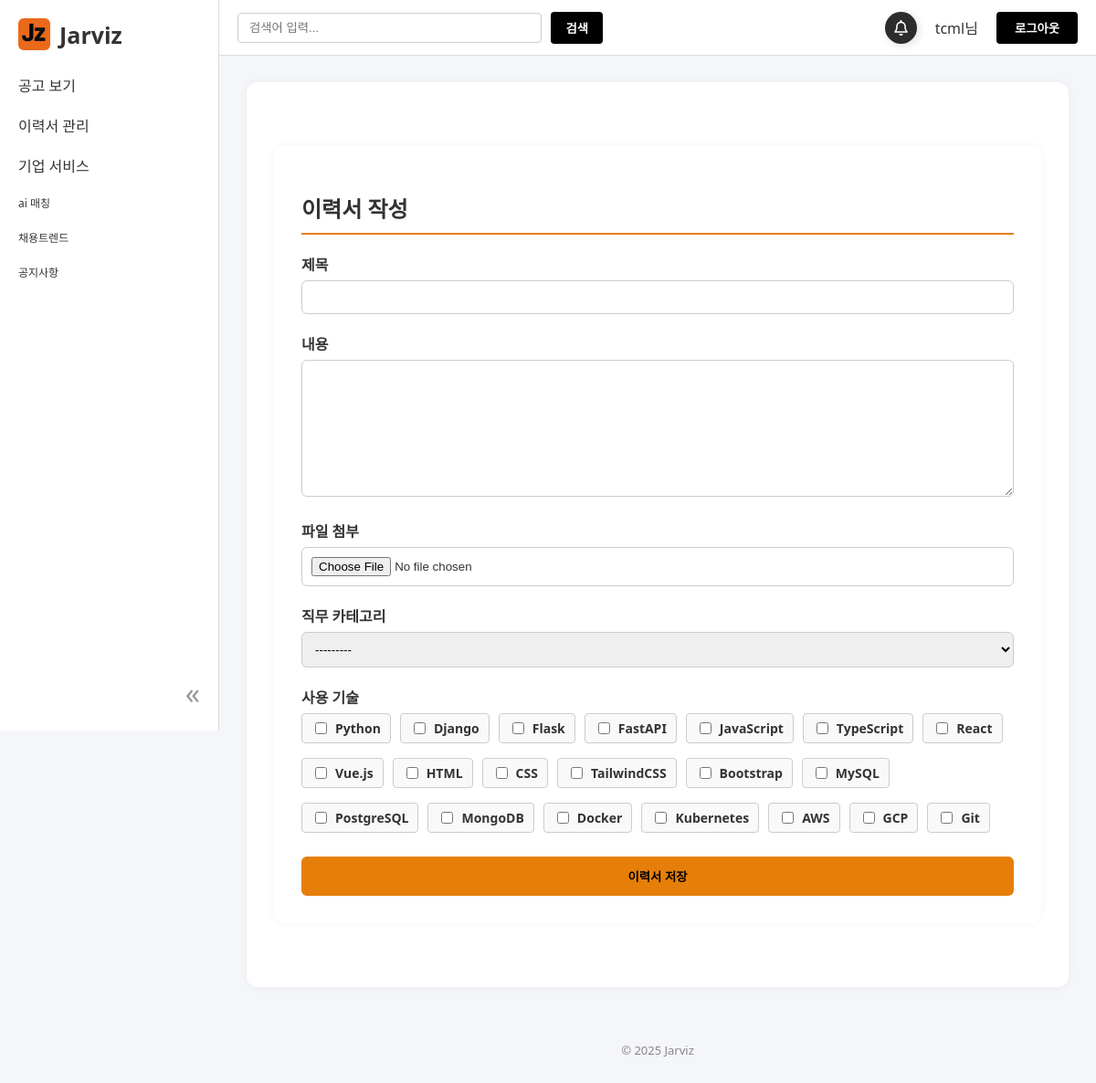
/resume/create/ (signed in), run on the app's committed database.
### accounts/models.py (models this page shows, shortened)
class UserAccount(AbstractBaseUser, PermissionsMixin):
    username = models.CharField(max_length=30, unique=True)
    email = models.EmailField()
    full_name = models.CharField(max_length=100, blank=True, null=True)
    is_company = models.BooleanField(default=False)
    company_name = models.CharField(max_length=100, blank=True, null=True)
    contact_person = models.CharField(max_length=50, blank=True, null=True)
    phone_number = models.CharField(max_length=20, blank=True, null=True)
    company_website = models.URLField(blank=True, null=True)
    is_active = models.BooleanField(default=True)
    is_staff = models.BooleanField(default=False)
    groups = models.ManyToManyField(
        Group,
        related_name='useraccount_groups',
        blank=True
    )
    user_permissions = models.ManyToManyField(
        Permission,
        related_name='useraccount_permissions',
        blank=True
    )
    objects = UserAccountManager()
    USERNAME_FIELD = 'username'
    REQUIRED_FIELDS = ['email']

### workhub/models.py (models this page shows)
class TechStack(models.Model):
    name = models.CharField(max_length=50)
    def __str__(self):
        return self.name

### workhub/views.py (the view, shortened to what this page needs)
# urls.py: path('resume/create/', ResumeCreateView.as_view(), name='resume_create'),
class ResumeCreateView(CreateView):
    model = Resume
    form_class = ResumeForm
    template_name = 'user/resume_create.html'
    success_url = reverse_lazy('workhub:home')

### workhub/forms.py
class ResumeForm(forms.ModelForm):
    class Meta:
        model = Resume
        fields = ['title', 'content', 'uploaded_file', 'category', 'tech_stack']
        widgets = {
            'tech_stack': forms.CheckboxSelectMultiple,
            'category': forms.Select,
        }

### templates/user/resume_create.html (shortened to what this page needs)
{% extends "base.html" %}
{% load static %}
{% block content %}
<link rel="stylesheet" href="{% static 'css/resume.css' %}">
<div class="resume-container">
  <h2 class="resume-title">이력서 작성</h2>
  <form method="post" enctype="multipart/form-data">
    <div class="resume-group">
      <label for="{{ form.title.id_for_label }}">제목</label>
      {{ form.title }}
    </div>
    <div class="resume-group">
      <label for="{{ form.content.id_for_label }}">내용</label>
      {{ form.content }}
    </div>
    <div class="resume-group">
      <label for="{{ form.uploaded_file.id_for_label }}">파일 첨부</label>
      {{ form.uploaded_file }}
    </div>
    <div class="resume-group">
      <label for="{{ form.category.id_for_label }}">직무 카테고리</label>
      {{ form.category }}
    </div>
    <div class="resume-group">
      <label>사용 기술</label>
      <div class="resume-checkbox-group">
        {% for checkbox in form.tech_stack %}
          <label>
            {{ checkbox.tag }}
            {{ checkbox.choice_label }}
          </label>
        {% endfor %}
      </div>
    </div>
    <button type="submit" class="resume-btn">이력서 저장</button>
  </form>
</div>
{% endblock %}

### templates/base.html (shortened to what this page needs)
{% load static %}
<!DOCTYPE html>
<html lang="ko">
<head>
  <link rel="stylesheet" href="{% static 'css/base.css' %}">
</head>
<body class="{% if user.is_authenticated and user.is_staff %}is-employer{% endif %}">
  <div class="sidebar">
    <div class="sidebar-header">
      <div class="sidebar-logo-container">
        <a href="/" class="sidebar-logo">
          <img src="{% static 'images/JZ.png' %}" alt="홈">
          <h2>Jarviz</h2>
        </a>
      </div>
    </div>
    <nav>
      <ul>
        <li class="dropdown">
          <div class="dropdown-toggle">공고 보기</div>
        </li>
        <li class="dropdown">
          <div class="dropdown-toggle">이력서 관리</div>
        </li>
        <li class="dropdown">
          <div class="dropdown-toggle">기업 서비스</div>
        </li>
        <li class="single-item">ai 매칭</li>
        <li class="single-item">채용트렌드</li>
        <li class="single-item">공지사항</li>
      </ul>
    </nav>
    <div class="sidebar-footer">
      <span class="sidebar-toggle" id="sidebarToggle">«</span>
    </div>
  </div>
  <div class="gnb">
    <div class="search-box">
      <input type="text" placeholder="검색어 입력...">
      <button type="submit" class="search-btn">검색</button>
    </div>
    <div class="user-menu">
      <button class="bell-button">
      </button>
      {% if user.is_authenticated %}
        <span>{{ user.username }}님</span>
        <form method="post" action="{% url 'accounts:logout' %}" style="display:inline;">
          <button class="gnb-login-btn" onclick="location.href='{% url 'accounts:logout' %}'">로그아웃</button>
        </form>
      {% else %}
        <button type="button" class="gnb-login-btn" onclick="location.href='{% url 'accounts:login' %}'">로그인</button>
      {% endif %}
    </div>
  </div>
  <main class="main">
    <div class="container">
      {% block content %}{% endblock %}
    </div>
    <footer>
      <p>© 2025 Jarviz</p>
    </footer>
  </main>
</body>
</html>

### static/css/base.css (style rules this page uses)
body { margin: 0; font-family: 'Segoe UI', Tahoma, Geneva, Verdana, sans-serif; background-color: #f5f6fa; color: #333; }
.sidebar { position: fixed; top: 0; left: 0; width: 240px; height: 100vh; background-color: #ffffff; border-right: 1px solid #ddd; padding: 20px; box-sizing: border-box; transition: width 0.3s ease; z-index: 1001; }
.sidebar-logo-container { display: flex; align-items: center; justify-content: space-between; }
.sidebar-logo { display: flex; align-items: center; text-decoration: none; color: inherit; }
.sidebar-logo img { width: 35px; height: 35px; margin-right: 10px; border-radius: 6px; }
.sidebar h2 { font-size: 25px; margin: 0; }
.sidebar-toggle { font-size: 32px; cursor: pointer; color: #999; }
.sidebar ul { list-style: none; padding: 0; }
.sidebar li { padding: 10px 0; cursor: pointer; }
.sidebar li.single-item { font-size: 12px; }
.sidebar-footer { position: absolute; bottom: 20px; right: 20px; }
.gnb { position: fixed; top: 0; left: 240px; right: 0; height: 60px; background-color: #ffffff; border-bottom: 1px solid #ddd; display: flex; align-items: center; justify-content: space-between; padding: 0 20px; transition: left 0.3s ease; z-index: 1000; }
.gnb .search-box { display: flex; align-items: center; gap: 10px; flex: 1; max-width: 400px; }
.gnb .search-box input { flex: 1; padding: 8px 12px; border: 1px solid #ccc; border-radius: 4px; }
.gnb .search-btn { padding: 8px 16px; background-color: black; color: #ffffff; font-weight: bold; border: none; border-radius: 4px; cursor: pointer; transition: background-color 0.3s ease, color 0.3s ease; }
.gnb .user-menu { display: flex; align-items: center; gap: 20px; }
.gnb-login-btn { padding: 8px 20px; background-color: black; color: #ffffff; font-weight: bold; border: none; border-radius: 4px; cursor: pointer; transition: background-color 0.3s ease, color 0.3s ease; }
.main { margin-left: 240px; margin-top: 60px; transition: margin-left 0.3s ease; padding: 30px; }
.container { max-width: 1200px; margin: 0 auto; background: #fff; padding: 30px; border-radius: 12px; box-shadow: 0 0 10px rgba(0,0,0,0.05); }
footer { text-align: center; color: #888; font-size: 13px; margin-top: 60px; }
.bell-button { width: 35px; height: 35px; position: relative; display: flex; align-items: center; justify-content: center; background-color: rgb(44, 44, 44); border-radius: 50%; cursor: pointer; transition-duration: .3s; box-shadow: 2px 2px 10px rgba(0, 0, 0, 0.13); border: none; overflow: visible; }
.bell { width: 17px ; height: 17px ; display: inline-block; }

### static/css/resume.css (style rules this page uses)
.resume-container { background: white; padding: 30px; border-radius: 12px; box-shadow: 0 0 10px rgba(0,0,0,0.05); max-width: 800px; margin: 40px auto; }
.resume-title { font-size: 24px; margin-bottom: 20px; border-bottom: 2px solid rgb(230, 127, 10); padding-bottom: 10px; }
.resume-group { margin-bottom: 20px; }
.resume-group label { display: block; font-weight: bold; margin-bottom: 6px; color: #333; }
.resume-group input, .resume-group textarea, .resume-group select { width: 100%; padding: 10px; border: 1px solid #ccc; border-radius: 6px; box-sizing: border-box; }
.resume-group textarea { height: 150px; resize: vertical; }
.resume-btn { background-color: rgb(230, 127, 10); color: black; font-weight: bold; padding: 12px 20px; border: none; border-radius: 6px; cursor: pointer; width: 100%; }
.resume-checkbox-group { display: flex; flex-wrap: wrap; gap: 10px; align-items: flex-start; }
.resume-checkbox-group label { display: flex; flex-direction: row; align-items: center; gap: 6px; padding: 6px 10px; border: 1px solid #ccc; border-radius: 4px; cursor: pointer; background-color: #f9f9f9; font-size: 14px; }
.resume-checkbox-group input[type="checkbox"] { accent-color: rgb(230, 127, 10); }

### data on the page
UserAccount: username "tcml"
TechStack: choice_label "Python"
TechStack: choice_label "Django"
TechStack: choice_label "Flask"
TechStack: choice_label "FastAPI"
TechStack: choice_label "JavaScript"
TechStack: choice_label "TypeScript"
TechStack: choice_label "React"
TechStack: choice_label "Vue.js"
TechStack: choice_label "HTML"
TechStack: choice_label "CSS"
TechStack: choice_label "TailwindCSS"
TechStack: choice_label "Bootstrap"
TechStack: choice_label "MySQL"
TechStack: choice_label "PostgreSQL"
TechStack: choice_label "MongoDB"
TechStack: choice_label "Docker"
TechStack: choice_label "Kubernetes"
TechStack: choice_label "AWS"
TechStack: choice_label "GCP"
TechStack: choice_label "Git"
